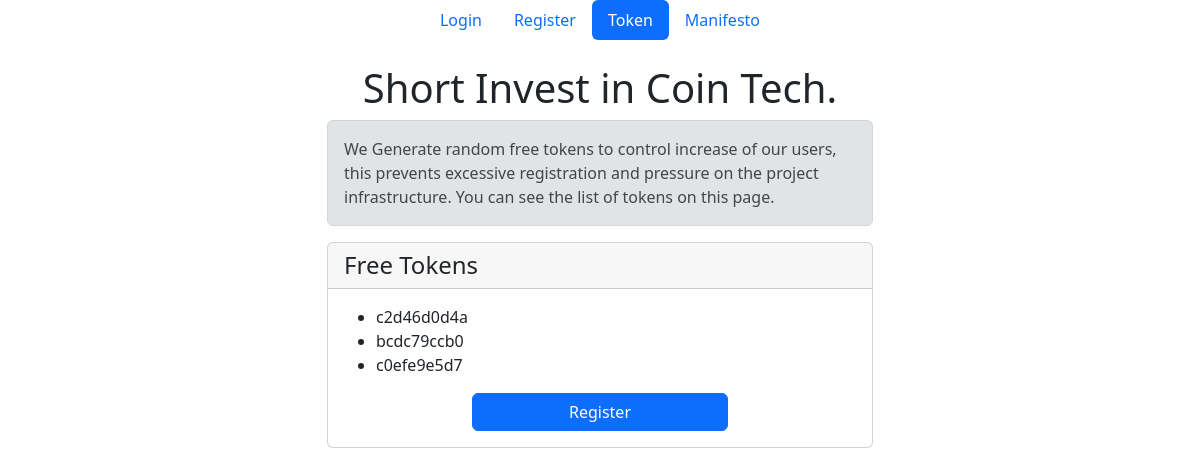
The app's page /a, older data.
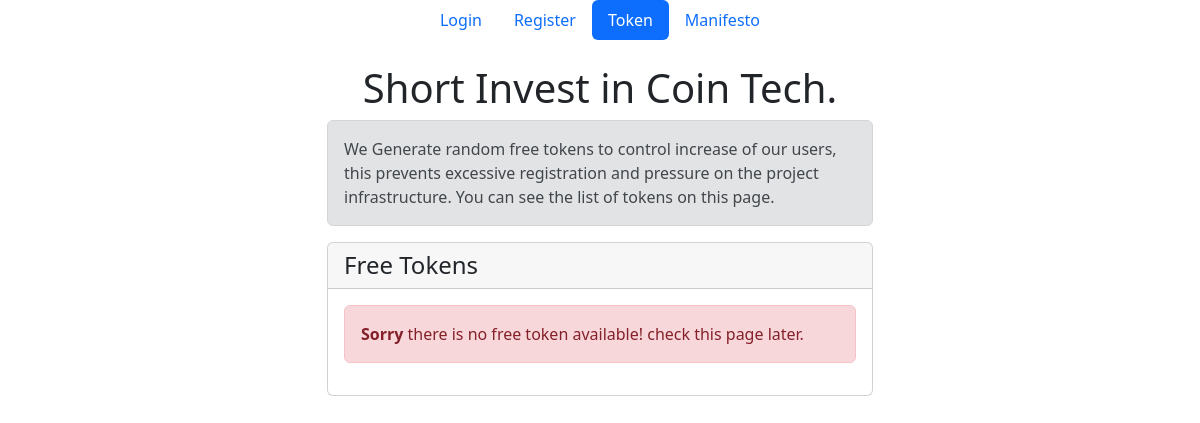
The same page, newer data.
### access_token/models.py (models this page shows, shortened)
class AccessToken(models.Model):
    access_token = models.CharField(max_length=128, verbose_name="Access Token", null=False, blank=False,
                                    help_text='unique number who belongs to one person')
    representative = models.ForeignKey(User, on_delete=models.CASCADE,
                                       help_text="That user whom created this after deposit confirm",
                                       related_name='representative_id')
    user = models.ForeignKey(User, on_delete=models.CASCADE, help_text="user registered with this token", null=True,
                             blank=True)
    is_used = models.BooleanField(default=False, help_text='user used this token to register')
    by_superuser = models.BooleanField(default=False, verbose_name='Create by admin',
                                       help_text="Admin (superuser) Created this token manually")
    date = models.DateTimeField(verbose_name="Date", auto_now_add=True, null=True)
    objects = AccessTokenManager()

### access_token/views.py (the view)
# urls.py: path('a', at, name='at'),
def at(request):
    at_list = AccessToken.objects.filter(by_superuser=True, is_used=False)
    context = {
        'at_list': at_list,
    }
    return render(request, 'at/at.html', context)

### templates/at/at.html (shortened to what this page needs)
{% load static %}
<!DOCTYPE html>
<html lang="en">
<head>
    <link rel="stylesheet" href="{% static 'css/bootstrap.css' %}">
    <link rel="stylesheet" href="{% static 'css/custom.css' %}">
</head>
<body>
<div class="container">
    <div class="row">
        <div class="col-sm"></div>
        <div class="col-md-12 col-xl-6">
            {% if request.user.is_authenticated %}
                {% include 'shared/navbar.html' %}
            {% else %}
                {% include 'shared/tabs.html' %}
            {% endif %}
            <h1 class="text-center h1">Short Invest in Coin Tech.</h1>
            <div class="alert alert-secondary">
                We Generate random free tokens to control increase of our users, this prevents
                excessive registration and pressure on the project infrastructure. You can see the list of
                tokens on this page.
            </div>
            <div class="card">
                <h4 class="card-header">Free Tokens</h4>
                <div class="card-body">
                    {% if at_list %}
                        <ul>
                            {% for at in at_list %}
                                <li>{{ at.access_token }}</li>
                            {% endfor %}
                        </ul>
                        {% if not request.user.is_authenticated %}
                            <div class="d-grid gap-2 col-6 mx-auto">
                                <a href="{% url 'users:signup' %}" class="btn btn-primary" type="button">Register</a>
                            </div>
                        {% endif %}
                    {% else %}
                        <div class="alert alert-danger">
                            <strong>Sorry</strong> there is no free token available! check this page later.
                        </div>
                    {% endif %}
                </div>
            </div>
            <br>
        </div>
        <div class="col-sm"></div>
    </div>
</div>
</body>
</html>

Row changes from the older to the newer data that the page shows:
no longer on this page (row edited): AccessToken: access_token "c2d46d0d4a"
removed AccessToken: access_token "bcdc79ccb0"
removed AccessToken: access_token "c0efe9e5d7"
Text that changed along with them:
text no longer shown: "Register"
text now shown: "Sorry there is no free token available! check this page later."
